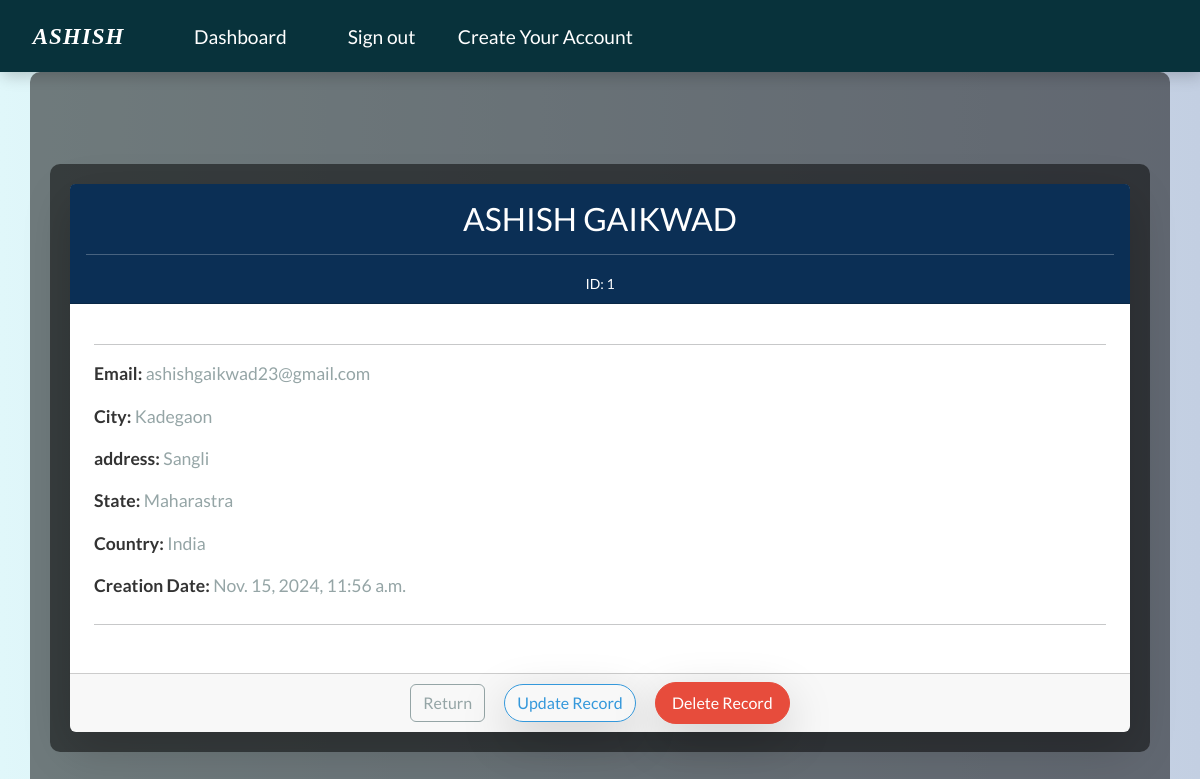
The page /record/1 (signed in) on the database its author committed.
### webapp/models.py (models this page shows, shortened)
class Record(models.Model):
    creation_date = models.DateTimeField(auto_now_add=True)
    first_name = models.CharField(max_length=100)
    last_name = models.CharField(max_length=100)
    email = models.CharField(max_length=225)
    city = models.CharField(max_length=225)
    address = models.CharField(max_length=255)
    state = models.CharField(max_length=200)
    country = models.CharField(max_length=125)

### webapp/views.py (the view)
# urls.py: path('record/<int:pk>',views.singular_record,name='singular_record'),
@login_required(login_url='my-login')
def singular_record(request, pk):
    all_records = Record.objects.get(id=pk)
    context = {'record':all_records}
    return render(request, 'webapp/view-record.html', context=context)

### webapp/templates/webapp/view-record.html (shortened to what this page needs)
{% extends 'webapp/base.html' %} {% block content %}
<div class="container my-5">
    <div class="card shadow-lg border-0 rounded">
        <div class="card-header">
            <h3 class="my-2">{{ record.first_name|upper }} {{ record.last_name|upper }}</h3>
            <hr>
            <small>ID: {{ record.id }}</small>
        </div>
        <div class="card-body p-4">
            <hr class="my-3">
            <p><strong>Email:</strong> <span class="text-secondary">{{ record.email }}</span></p>
            <p><strong>City:</strong> <span class="text-secondary">{{ record.city }}</span></p>
            <p><strong>address:</strong> <span class="text-secondary">{{ record.address }}</span></p>
            <p><strong>State:</strong> <span class="text-secondary">{{ record.state }}</span></p>
            <p><strong>Country:</strong> <span class="text-secondary">{{ record.country }}</span></p>
            <p><strong>Creation Date:</strong> <span class="text-secondary">{{ record.creation_date }}</span></p>
            <hr class="my-4">
        </div>
        <div class="card-footer text-center">
            <a href="{% url 'dashboard' %}" class="btn btn-outline-secondary mx-2">
                 Return
            </a>
            <a href="{% url 'update-record' record.id %}" class="btn btn-outline-info rounded-pill shadow-lg mx-2">
                 Update Record
            </a>
            <a href="{% url 'delete-record' record.id %}" class="btn btn-danger text-white mx-2 px-3 py-2 rounded-pill shadow-lg">
                 Delete Record
            </a>
        </div>
    </div>
</div>
{% endblock %}

### webapp/templates/webapp/view-record.html (style rules this page uses)
body { background: linear-gradient(to right, #e0f7fa, #c3cfe2); }
.card { animation: fadeInUp 1s ease; box-shadow: 20px 40px 5px rgba(0, 0, 0, 0.15); border-radius: 15px; }
.card-header { background-color: #0b2f55; color: white; text-align: center; border-top-left-radius: 15px; border-top-right-radius: 15px; animation: fadeInDown 1s ease; }
.card-body p { font-size: 1.1rem; color: #333; animation: fadeIn 1s ease; }
.btn { transition: all 0.3s ease; }

### rows shown on the page
Record: first_name "ASHISH", last_name "GAIKWAD", id "1", email "ashishgaikwad23@gmail.com", city "Kadegaon", address "Sangli", state "Maharastra", country "India", creation_date "Nov. 15, 2024, 11:56 a.m."
